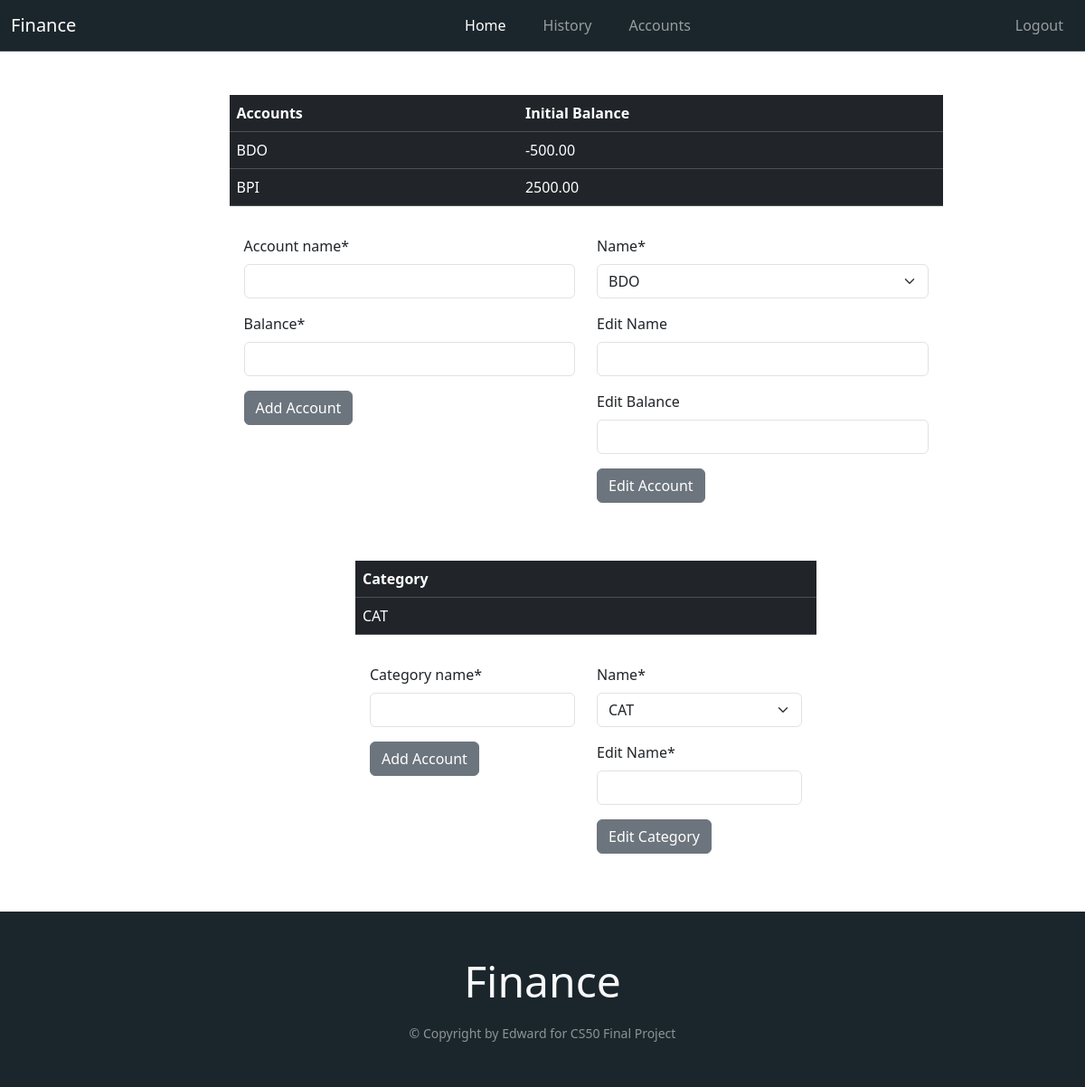
/accounts/ (signed in), run on the app's committed database.
### main/models.py (models this page shows)
class Accounts(models.Model):
    user = models.ForeignKey(User, related_name="accounts", null=True, on_delete=models.CASCADE)
    account_name = models.CharField(max_length=200)
    balance = models.DecimalField(max_digits=13, decimal_places=2)
    def __str__(self):
        return self.account_name
    class Meta:
        unique_together = 'user', 'account_name'

class Category(models.Model):
    user = models.ForeignKey(User, related_name="category", null=True, on_delete=models.CASCADE)
    category_name = models.CharField(max_length=200)
    def __str__(self):
        return self.category_name
    class Meta:
        unique_together = 'user', 'category_name'

### main/views.py (the view)
# urls.py: path("accounts/", views.accounts, name="accounts"),
@login_required(login_url="/login/")
def accounts(response):
    userAccounts = response.user.accounts
    userCategories = response.user.category
    if response.method == "POST":
        if "addAccount" in response.POST:
            formA = CreateNewAccount(response.POST)
            if formA.is_valid():
                n = formA.cleaned_data["account_name"].upper()
                b = formA.cleaned_data["balance"]
                new = Accounts(account_name=n, balance=b)
                new.save()
                try:
                    userAccounts.add(new)
                except IntegrityError:
                    messages.info(response, "Account already exists")
            return redirect("/accounts")
        elif "addCategory" in response.POST:
            formC = CreateNewCategory(response.POST)
            if formC.is_valid():
                n = formC.cleaned_data["category_name"].upper()
                new = Category(category_name=n)
                new.save()
            try:
                userCategories.add(new)
            except IntegrityError:
                messages.info(response, "Category already exists.")
        elif "editAccount" in response.POST:
            formEditA = EditAccount(userAccounts.all(), response.POST)
            if formEditA.is_valid():
                name = formEditA.cleaned_data["name"]
                newName = formEditA.cleaned_data["newName"]
                newBalance = formEditA.cleaned_data["newBalance"]
                account = userAccounts.get(account_name=name)
                if newName:
                    account.account_name = newName.upper()
                if newBalance:
                    account.balance = newBalance
                try:
                    account.save()
                except IntegrityError:
                    messages.info(response, "Account with that name already exists")
        elif "editCategory" in response.POST:
            formEditC = EditCategory(userCategories.all(), response.POST)
            if formEditC.is_valid():
                name = formEditC.cleaned_data["name"]
                newName = formEditC.cleaned_data["newName"]
                category = userCategories.get(category_name=name)
                if newName:
                    category.category_name = newName.upper()
                try:
                    category.save()
                except IntegrityError:
                    messages.info(response, "Category with that name already exists")
        return redirect("/accounts")
    else:
        formA = CreateNewAccount()
        formC = CreateNewCategory()
        formEditA = EditAccount(userAccounts.all())
        formEditC = EditCategory(userCategories.all())
    return render(response, "main/accounts.html", {"formA": formA, "formC": formC, "formEditA": formEditA, "formEditC": formEditC})

### main/forms.py
class CreateNewAccount(forms.ModelForm):
    class Meta:
        model = Accounts
        exclude = ['user']

class CreateNewCategory(forms.ModelForm):
    class Meta:
        model = Category
        fields = ["category_name"]

### main/templates/main/accounts.html (shortened to what this page needs)
{% extends "main/base.html" %}
{% load crispy_forms_tags %}
{% block content %}
    <div class="container w-75">
        <div class="container-md m-5">
            <table class="table table-hover table-dark">
                <thead>
                    <tr>
                        <th scope="col">Accounts</th>
                        <th scope="col">Initial Balance</th>
                    </tr>
                </thead>
                <tbody>
                    {% for account in user.accounts.all %}
                        <tr>
                            <td>{{ account.account_name }}</td>
                            <td>{{ account.balance }}</td>
                        </tr>
                    {% endfor %}
                </tbody>
            </table>
            <div class="container p-3">
                <div class="row">
                    <div class="col">
                        <form action="/accounts/" class="form-group" method="POST" autocomplete="off">
                            {{ formA | crispy}}
                            <button name="addAccount" type="submit" class="btn btn-secondary">Add Account</button>
                        </form>
                    </div>
                    <div class="col">
                        <form action="/accounts/" class="form-group" method="POST" autocomplete="off">
                            {{ formEditA | crispy}}
                            <button name="editAccount" type="submit" class="confirm-edit btn btn-secondary">Edit Account</button>
                        </form>
                    </div>
                </div>
            </div>
        </div>
    </div>
    <div class="container w-50">
        <div class="container-md m-5">
            <table class="table table-hover table-dark">
                <thead>
                    <tr>
                        <th scope="col">Category</th>
                    </tr>
                </thead>
                <tbody>
                    {% for category in user.category.all %}
                        <tr>
                            <td>{{ category.category_name }}</td>
                        </tr>
                    {% endfor %}
                </tbody>
            </table>
            <div class="container p-3">
                <div class="row">
                    <div class="col">
                        <form action="/accounts/" class="form-group" method="POST" autocomplete="off">
                            {{ formC | crispy}}
                            <button name="addCategory" type="submit" class="btn btn-secondary">Add Account</button>
                        </form>
                    </div>
                    <div class="col">
                        <form action="/accounts/" class="form-group" method="POST" autocomplete="off">
                            {{ formEditC | crispy}}
                            <button name="editCategory" type="submit" class="confirm-edit btn btn-secondary">Edit Category</button>
                        </form>
                    </div>
                </div>
            </div>
        </div>
    </div>
{% endblock %}

### data on the page
Accounts: account_name "BDO", balance "-500.00"
Accounts: account_name "BPI", balance "2500.00"
Category: category_name "CAT"
